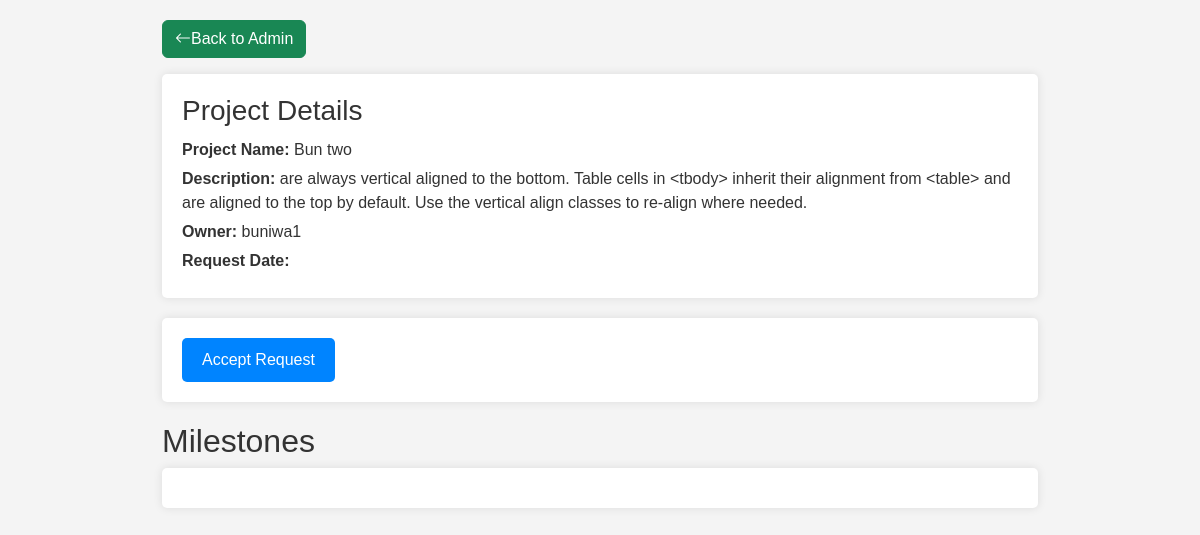
Before: /portal/create_milestones/13/ (signed in) with the older database file.
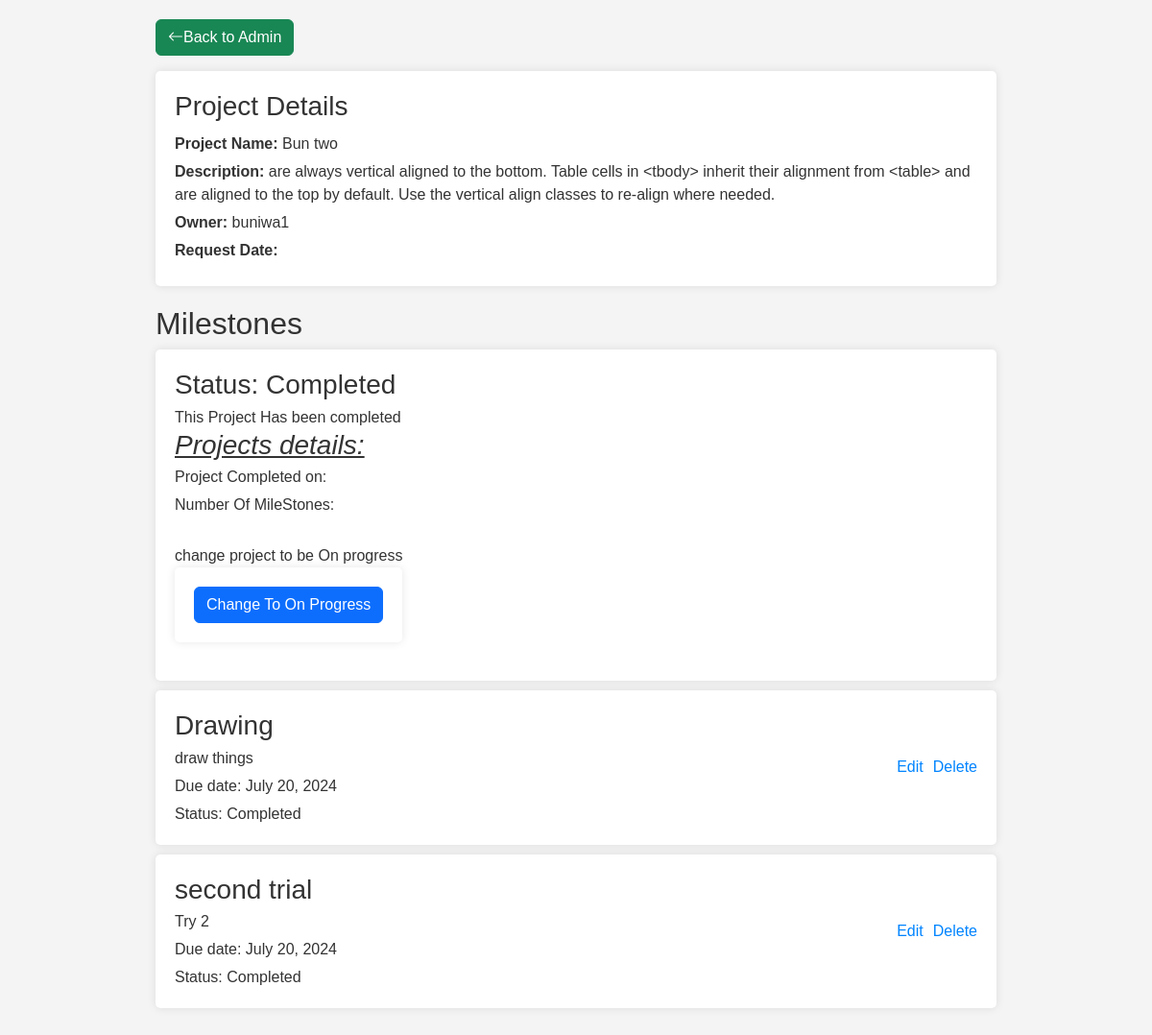
After: the same page with the newer database file.
### Portal/models.py (models this page shows, shortened)
class ProjectRequest(models.Model):
    user = models.ForeignKey(User, on_delete=models.CASCADE)
    project_name = models.CharField(max_length=100)
    description = models.TextField()
    status = models.CharField(max_length=20, choices=[('Requested', 'Requested'), ('In Progress', 'In Progress'), ('Completed', 'Completed')])

class Milestone(models.Model):
    project = models.ForeignKey(ProjectRequest, on_delete=models.CASCADE)
    title = models.CharField(max_length=100)
    description = models.TextField()
    due_date = models.DateField()
    completed = models.BooleanField(default=False)
    image = models.ImageField(upload_to='milestone_images/', null=True, blank=True)

### Portal/views.py (the view)
# urls.py: path('create_milestones/<int:request_id>/', views.create_milestones, name='create_milestones'),  # Create Milestones
@login_required
def create_milestones(request, request_id):
    project_request = get_object_or_404(ProjectRequest, id=request_id)
    if request.method == 'POST':
        if 'accept_request' in request.POST:
            project_request.status = 'In Progress'
            project_request.save()
            return JsonResponse({'success': True, 'status': 'In Progress'})
        elif 'complete_project' in request.POST:
            project_request.status = 'Completed'
            project_request.save()
            return JsonResponse({'success': True, 'status': 'Completed'})
        else:
            form = MilestoneForm(request.POST, request.FILES)
            if form.is_valid():
                milestone = form.save(commit=False)
                milestone.project = project_request
                milestone.save()
                return JsonResponse({'success': True})
            else:
                return JsonResponse({'success': False, 'errors': form.errors})
    else:
        form = MilestoneForm()
    milestones = Milestone.objects.filter(project=project_request)
    all_milestones_complete = all(milestone.completed for milestone in milestones)
    return render(request, 'Portal/create_milestones.html', {
        'form': form,
        'milestones': milestones,
        'project_request': project_request,
        'request_id': request_id,
        'all_milestones_complete': all_milestones_complete,
    })

### Buniwa/context_processors.py (called while the page is built)
def profile_photo(request):
    if request.user.is_authenticated:
        user_details = UserDetails.objects.get(user=request.user)
        profile_photo_url = user_details.profile_photo.url if user_details.profile_photo else 'https://st3.depositphotos.com/15648834/17930/v/600/depositphotos_179308454-stock-illustration-unknown-person-silhouette-glasses-profile.jpg'
        return {'profile_photo_url': profile_photo_url}
    return {}

### Portal/templates/Portal/create_milestones.html (shortened to what this page needs)
<!DOCTYPE html>
<html lang="en">
<head>
    <link href="https://cdn.jsdelivr.net/npm/bootstrap@5.3.3/dist/css/bootstrap.min.css" rel="stylesheet">
    <link rel="stylesheet" href="https://cdn.jsdelivr.net/npm/bootstrap-icons@1.11.3/font/bootstrap-icons.min.css">
</head>
<body>
    <div class="container">
        <div>
            <p><a href="{% url 'admin_portal' %}" class="btn btn-success"><i class="bi bi-arrow-left"></i>Back to Admin</a></p>
        </div>
        <div class="project-details">
            <h3>Project Details</h3>
            <p><strong>Project Name:</strong> {{ project_request.project_name }}</p>
            <p><strong>Description:</strong> {{ project_request.description }}</p>
            <p><strong>Owner:</strong> {{ project_request.user.username }}</p>
            <p><strong>Request Date:</strong> {{ project_request.created_at }}</p>
        </div>
        <div class="buttons">
            {% if project_request.status == 'Requested' %}
    <form id="AcceptBtn" method="post" action="{% url 'accept_request' request_id %}">
        <button type="submit" name="accept_request" class="accept-btn">Accept Request</button>
    </form>
        {% elif project_request.status == 'In Progress' %}
            <button id="createMilestoneBtn" class="btn btn-primary">Create/Add Milestone</button>
        {% endif %}
        </div>
        <h2>Milestones</h2>
        <div class="milestone-card">
            <div>
                {% if project_request.status == 'In Progress' %}
                <h3>Start</h3>
                <p>The Start, means the project is accepted</p>
                {% elif project_request.status == 'Completed' %}
                <h3>Status: Completed</h3>
                <p>This Project Has been completed</p>
                <h3><i><u>Projects details:</u></i></h3>
                <p>Project Completed on: </p>
                <p>Number Of MileStones:</p>
                    <br>
                <p>change project to be On progress  <form method="post" action="{% url 'change_to_progress' project_request.id %}">
                    <button type="submit" class="btn btn-primary">Change To On Progress</button>
                </form>
                    </p>
                {% endif %}
            </div>
        </div>
        {% for milestone in milestones %}
        <div class="milestone-card">
            <div>
                <h3>{{ milestone.title }}</h3>
                <p>{{ milestone.description }}</p>
                <p>Due date: {{ milestone.due_date }}</p>
                <p>Status: {{ milestone.completed|yesno:"Completed,In Progress" }}</p>
            </div>
            <div class="actions">
                <a href="{% url 'edit_milestone' milestone.id %}" class="edit-milestone" data-id="{{ milestone.id }}">Edit</a>
                <a href="{% url 'delete_milestone' milestone.id %}">Delete</a>
            </div>
        </div>
    {% endfor %}
    </div>
</body>
</html>

### Portal/templates/Portal/create_milestones.html (style rules this page uses)
body { font-family: Arial, sans-serif; background-color: #f4f4f4; color: #333; margin: 0; padding: 20px; }
h2 { color: #333; }
.container { max-width: 900px; margin: 0 auto; }
form { background: white; border-radius: 5px; box-shadow: 0 0 10px rgba(0,0,0,0.1); padding: 20px; margin-bottom: 20px; }
button { background-color: #0084ff; color: #fff; border: none; border-radius: 5px; padding: 10px 20px; cursor: pointer; }
.milestone-card { background: white; border-radius: 5px; box-shadow: 0 0 10px rgba(0,0,0,0.1); padding: 20px; margin-bottom: 10px; display: flex; justify-content: space-between; align-items: center; }
.milestone-card h3 { margin: 0; }
.milestone-card p { margin: 5px 0 0; }
.milestone-card .actions { display: flex; gap: 10px; }
.milestone-card .actions a { color: #0084ff; text-decoration: none; }
.project-details { background: white; border-radius: 5px; box-shadow: 0 0 10px rgba(0,0,0,0.1); padding: 20px; margin-bottom: 20px; }
.project-details h3 { margin: 0; margin-bottom: 10px; }
.project-details p { margin: 5px 0; }

Changed rows visible on the page:
changed ProjectRequest "Bun two": status "Requested" → "Completed" (drawn)
added Milestone: title "Drawing", description "draw things", due_date "July 20, 2024", completed "Completed"
added Milestone: title "second trial", description "Try 2", due_date "July 20, 2024", completed "Completed"
Other visible differences:
text no longer shown: "Accept Request"
text now shown: "Status: Completed This Project Has been completed Projects details: Project Completed on: Number Of MileStones: change project to be On progress Change To On Progress"
